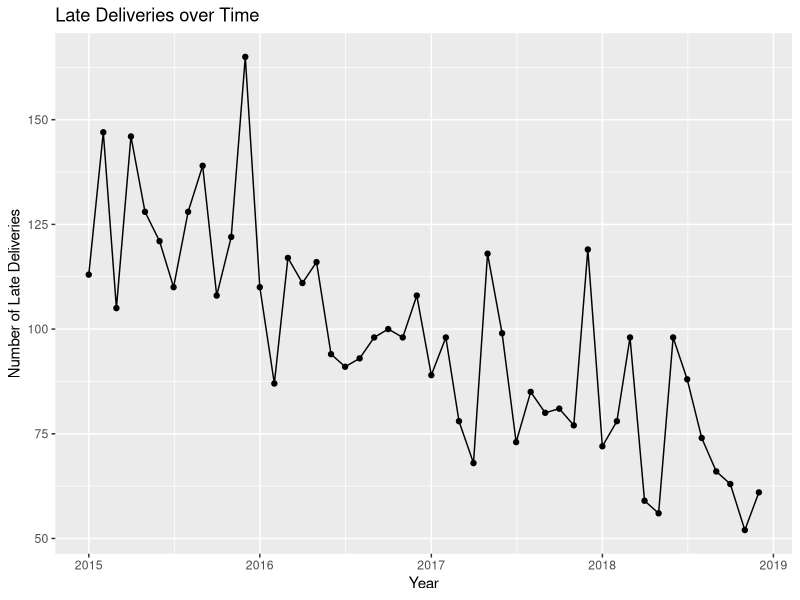
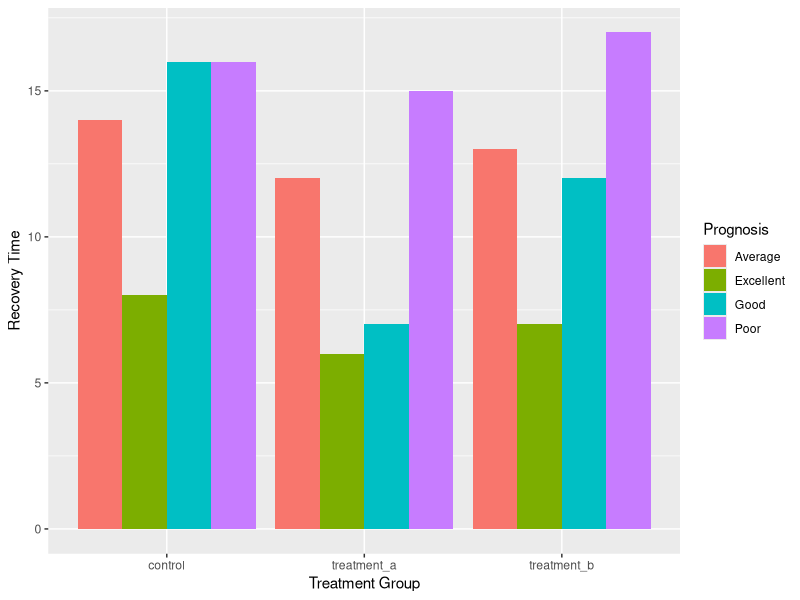
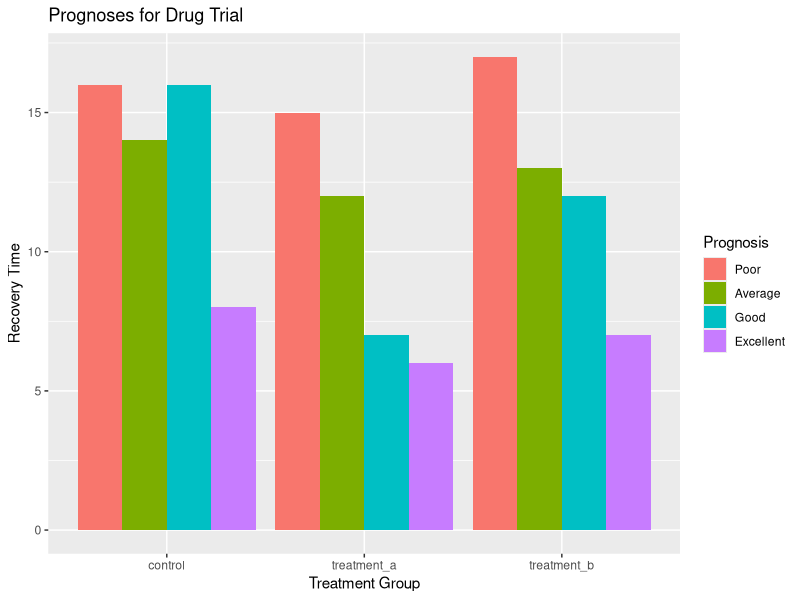
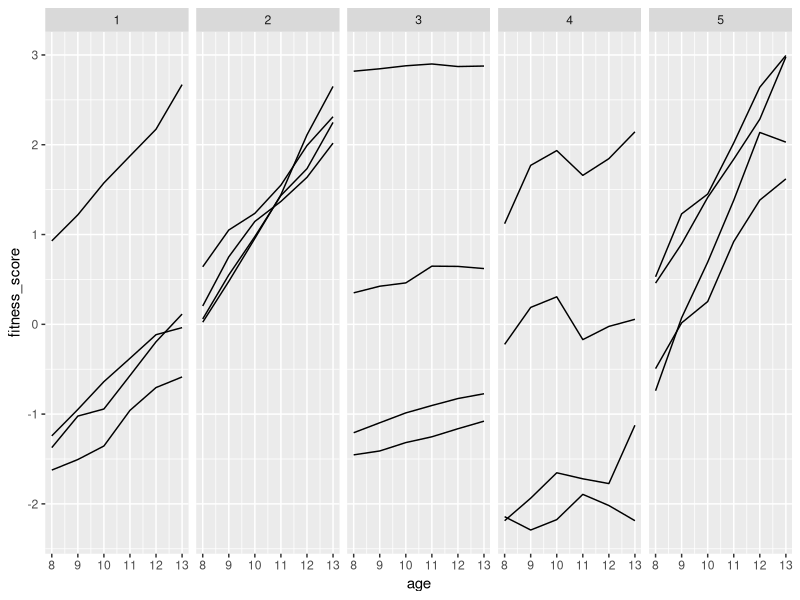
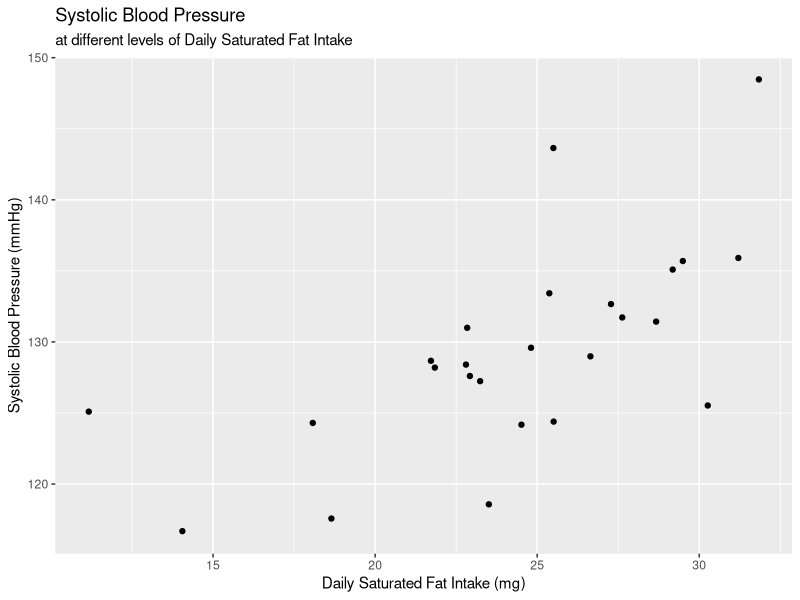
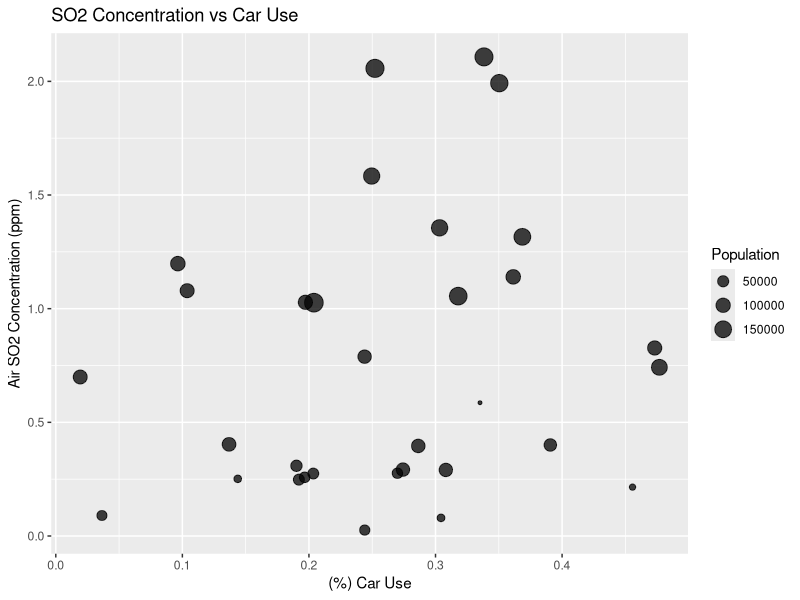
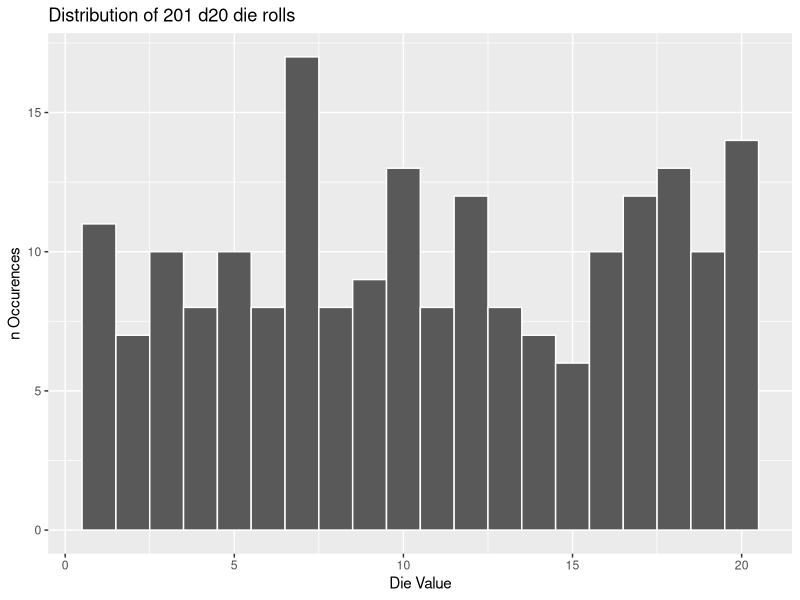
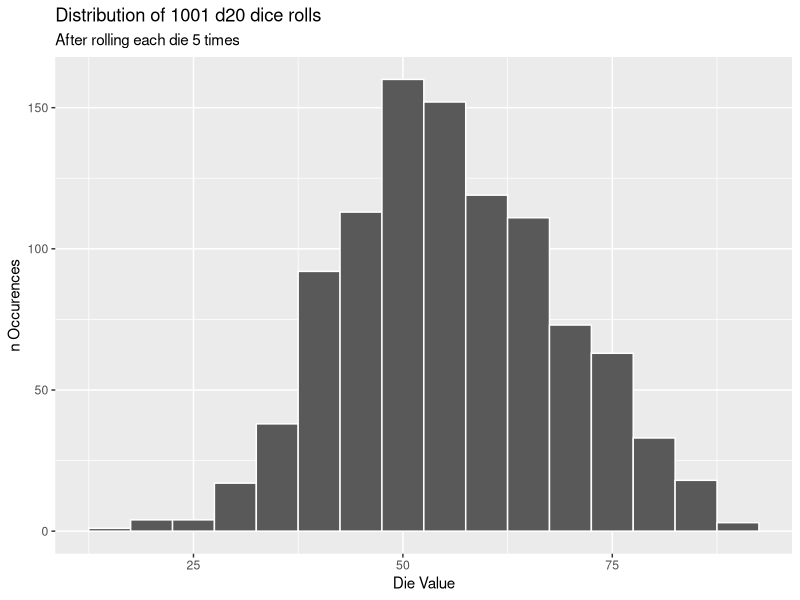

Write R code to recreate these figures, in order.
## ---- chunk 1
knitr::opts_chunk$set(echo = TRUE, fig.align = 'center')
## ---- chunk 2
library(tidyverse)

# All answers here are just suggestions - you may have better answers!
## ---- chunk 3
late_deliveries <- read_csv("data/late_deliveries.csv")

ggplot(
  late_deliveries,
  aes(x = date, y = late_deliveries)) +
  geom_line() +
  geom_point() +
  labs(
    x = "Year",
    y = "Number of Late Deliveries",
    title = "Late Deliveries over Time"
  )
## ---- chunk 4
recovery_times <- read_csv("data/recovery_times.csv")

ggplot(recovery_times,
       aes(x = treatment_group, y = recovery, fill = prognosis)) +
  geom_col(position = "dodge") +
  labs(
    x = "Treatment Group",
    y = "Recovery Time",
    fill = "Prognosis"
  )
## ---- chunk 5
ggplot(
  recovery_times,
  aes(x = treatment_group, y = recovery,
      fill = fct_relevel(
        prognosis, c("Poor", "Average", "Good", "Excellent")))
  ) +
  geom_col(position = "dodge") +
  labs(
    x = "Treatment Group",
    y = "Recovery Time",
    fill = "Prognosis",
    title = "Prognoses for Drug Trial"
  )
## ---- chunk 6
fitness_levels <- read_csv("data/fitness_levels.csv")

ggplot(
  fitness_levels,
  aes(x = age, y = fitness_score, group = child)
  ) +
  facet_wrap(~group, ncol = 5) +
  geom_line()
## ---- chunk 7
blood_pressure <- read_csv("data/blood_pressure.csv")

ggplot(
  blood_pressure,
  aes(x = daily_saturated_fat_intake_mg,
      y = systolic_blood_pressure_mm_hg)
) +
  geom_point() +
  labs(
    x = "Daily Saturated Fat Intake (mg)",
    y = "Systolic Blood Pressure (mmHg)",
    title = "Systolic Blood Pressure",
    subtitle = "at different levels of Daily Saturated Fat Intake"
  )
## ---- chunk 8
car_use <- read_csv("data/car_use.csv")

ggplot(
  car_use,
  aes(x = car_use_percent,
      y = air_so2_concentration_ppm,
      size = population)
) +
  geom_point(alpha = 0.75) +
  labs(
    x = "(%) Car Use",
    y = "Air SO2 Concentration (ppm)",
    size = "Population",
    title = "SO2 Concentration vs Car Use"
  )
## ---- chunk 9
d20_outcomes <- read_csv("data/d20_outcomes.csv")

ggplot(
  d20_outcomes,
  aes(x = outcome)
) +
  geom_histogram(binwidth = 1, colour = "white") +
  labs(
    x = "Die Value",
    y = "n Occurences",
    title = "Distribution of 201 d20 die rolls"
  )
## ---- chunk 10

d20x5_outcomes <- read_csv("data/d20x5_outcomes.csv")

ggplot(
  d20x5_outcomes,
  aes(x = outcome)
) +
  geom_histogram(binwidth = 5, colour = "white") +
  labs(
    x = "Die Value",
    y = "n Occurences",
    title = "Distribution of 1001 d20 dice rolls",
    subtitle = "After rolling each die 5 times"
  )
## ---- chunk 11
pension_surplus <- read_csv("data/pension_surplus.csv")

#ensure order is retained as has meaning 
ggplot(pension_surplus) +
  aes(
    x = item,
    y = balance,
    fill = sign
  ) +
  geom_col() +
    labs(
      x = NULL,
      y = "Balance") + 
  coord_flip()
## ---- chunk 12
# mimicing the plot from `1_visual_encoding`
ggplot(pension_surplus) +
  aes(
    x = reorder(item, balance),
    y = balance,
    fill = balance > 0
  ) +
  geom_col(show.legend = FALSE) +
  scale_fill_manual(values = c("tomato", "seagreen")) +
    labs(
      x = NULL,
      y = "Balance") + 
  coord_flip() +
  ylim(-250, 250)
## ---- chunk 13
pension_liabilities <- read_csv("data/pension_liabilities.csv")

ggplot(
  pension_liabilities,
  aes(x = year, y = liability_millions, fill = liability_type)
) +
  geom_col() + 
  labs(
    x = "Year",
    y = "Liability (millions)",
    fill = "Type of Liability"
    )
## ---- chunk 14
# quick fix for the x axis scale
ggplot(
  pension_liabilities,
  aes(x = factor(year), y = liability_millions, fill = liability_type)
) +
  geom_col() + 
  labs(
    x = "Year",
    y = "Liability (millions)",
    fill = "Type of Liability"
    )

# long fix for the x axis scale
ggplot(
  pension_liabilities,
  aes(x = year, y = liability_millions, fill = liability_type)
) +
  geom_col() +
  scale_x_continuous(breaks = c(2001, 2004, 2007, 2010, 2013, 2016, 2019)) +
  labs(
    x = "Year",
    y = "Liability (millions)",
    fill = "Type of Liability"
    )
